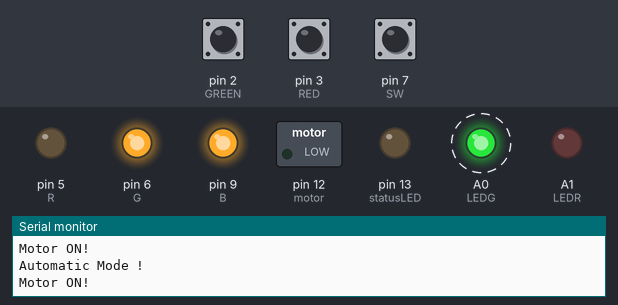
Bench run of a sketch on a simulated Arduino Uno, built with avr-gcc and run on an emulated ATmega328P. Shown: switched loads named in the sketch (green lamp = pin HIGH), output pins drawn as LEDs (lit = HIGH), the last lines printed to the serial monitor. Dashed ring = blinking. Inputs (shaded band) come from the test bench; at power-on: pin 7 (SW) HIGH, pin 2 (GREEN) HIGH, pin 3 (RED) HIGH.

Above: at 6.2 s.
6.3 s: pin 7 (SW) pulled LOW for 1 s
At 6.58 s:
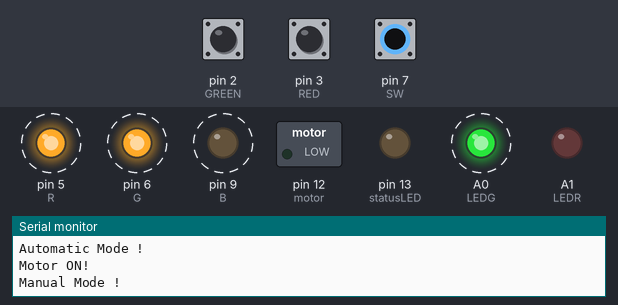
9.3 s: pin 2 (GREEN) pulled LOW for 0.15 s
12.4 s: pin 7 (SW) pulled LOW for 0.15 s
At 12.59 s:
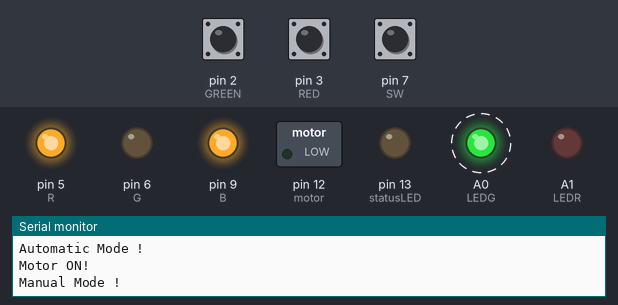
15.5 s: pin 3 (RED) pulled LOW for 0.15 s
At 17.4 s:
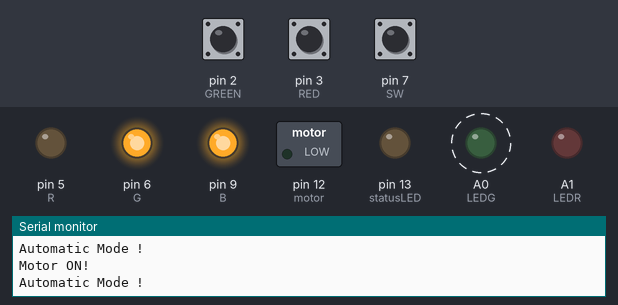
18.6 s: pin 2 (GREEN) pulled LOW for 3.2 s
24.8 s: pin 3 (RED) pulled LOW for 1 s
At 25.5 s:
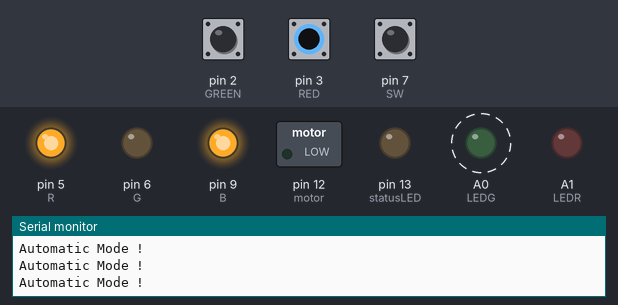
Timing chart, 0 to 29.8 s (numbered marks = the images above; inputs shaded):
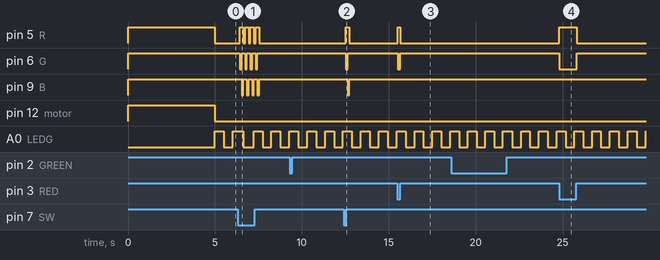

The sketch:

WaterLevel.ino
```cpp
/*
  Water Level

  Automatic detects Water level of Tank and turn on and off motor according to it

  https://shridatt.github.io

  modified 27 Oct 2019 Diwali
  by Shridatt Dudhat

           _            _
           |         G  |  => H
           |            |
           |            |
           |         R  |  => L
           |            |
           |            |
           \_________B__/  => GND

  This code is in the public domain.

  http://shridattdudhat.github.io

*/

#define motor      12
#define GREEN       2
#define RED         3
#define buzzer     11
#define SW          7
#define statusLED  13
#define LEDG       A0
#define LEDR       A1
#define R           5
#define G           6
#define B           9

bool ledState = LOW;
bool motorFlag = HIGH;

unsigned long previousMillis = 0;
const long interval = 500;

void setup() {

  Serial.begin(9600);
  /*Setting up the pinModes*/
  pinMode(statusLED, OUTPUT);
  pinMode(LEDG, OUTPUT);
  pinMode(LEDR, OUTPUT);
  pinMode(R, OUTPUT);
  pinMode(G, OUTPUT);
  pinMode(B, OUTPUT);
  digitalWrite(R, HIGH);
  digitalWrite(G, HIGH);
  digitalWrite(B, HIGH);

  pinMode(GREEN, INPUT_PULLUP);
  pinMode(RED, INPUT_PULLUP);

  pinMode(SW, INPUT_PULLUP);

  pinMode(motor, OUTPUT);

  motorState(LOW); //Initially motor is off
  delay(5000);
  motorState(HIGH); // turn on motor after 5 seconds
}

void loop() {

  unsigned long currentMillis = millis();

  if (currentMillis - previousMillis >= interval)
  {
    previousMillis = currentMillis;
    if (ledState == LOW)
    {
      ledState = HIGH;
    }
    else
    {
      ledState = LOW;
    }
    digitalWrite(LEDG, ledState);
  }

  int SW_state = digitalRead(SW);

  if (SW_state == 0)
  {
    manual();
  }
  else
  {
    automatic();
  }
}


void automatic()
{
  Serial.println("Automatic Mode !");
  int H = digitalRead(GREEN);
  int L = digitalRead(RED);
  if (L == 1 && H == 1)                     //Tank Empty
  {
    if (motorFlag == HIGH)
    {
      motorState(HIGH);                       //Motor is on
    }
    color(1, 0, 0);                         //RED
    Serial.println("Motor ON!");
  }

  if (L == 0 && H == 1)                     //Tank Half
  {
    color(0, 1, 0);                         //GREEN
  }

  if (L == 0 && H == 0)                    //Tank Full
  {
    motorFlag = LOW;
    motorState(LOW);                        //Motor is off
    alert();
    color(0, 0, 1);                         //BLUE
    Serial.println("Motor OFF!");
  }
}

//-------------Manual Function----------------//
/* Motor will run directly if the switch is pressed*/
void manual()
{
  Serial.println("Manual Mode !");
  motorState(HIGH);                       // Motor is on
  color(1, 0, 0);
  delay(100);
  color(0, 1, 0);
  delay(100);
  color(0, 0, 1);
  delay(100);
}
//-------------RGB Function----------------//
void color(int red_value, int green_value, int blue_value)
{
  digitalWrite(R, !red_value);
  digitalWrite(G, !green_value);
  digitalWrite(B, !blue_value);
}
//-------------Buzzer Function----------------//
void alert()
{
  digitalWrite(buzzer, HIGH);
  delay(100);
  digitalWrite(buzzer, LOW);
  delay(100);
}
//-------------Motor Function----------------//
void motorState(bool x)
{
  digitalWrite(motor, !x);
}
```

Measured:
- after the input at 6.3 s, pin 5 (R): alternates HIGH for 0.20 s and LOW for 0.10 s, 8 changes in all, then stays LOW, starting after 0.14 s; pin 6 (G): alternates HIGH for 0.20 s and LOW for 0.10 s, 8 changes in all, then stays HIGH, starting after 0.14 s
- after the input at 12.4 s, pin 5 (R): LOW → HIGH after 0.14 s, → LOW 0.20 s later; pin 6 (G): HIGH → LOW after 0.14 s, → HIGH 0.10 s later; pin 9 (B): HIGH → LOW after 0.24 s, → HIGH 0.10 s later
- after the input at 15.5 s, pin 5 (R): LOW → HIGH at once, → LOW 0.13 s later; pin 6 (G): HIGH → LOW at once, → HIGH 0.13 s later
- after the input at 24.8 s, pin 5 (R): LOW → HIGH at once, → LOW 1.0 s later; pin 6 (G): HIGH → LOW at once, → HIGH 1.0 s later
- by itself, A0 (LEDG): alternates HIGH for 0.51 s and LOW for 0.51 s
